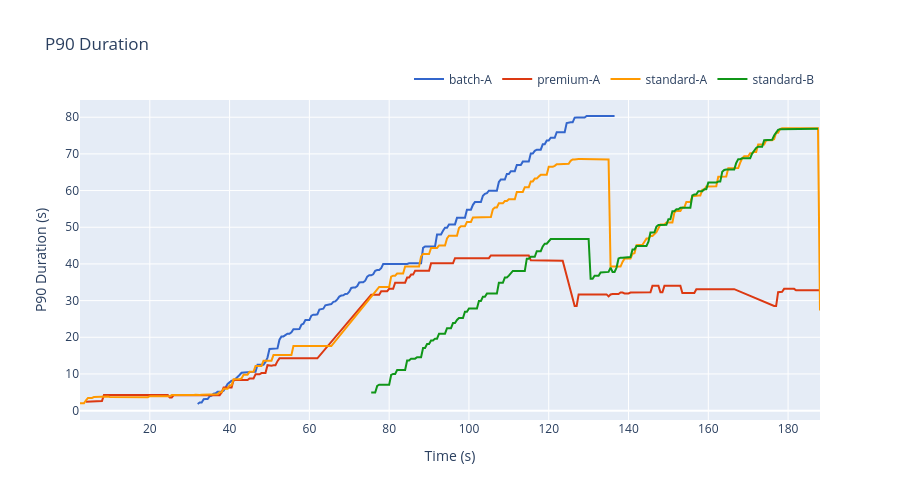

Notebook code for this chart:
### Markdown cell above
## P90 Duration

Line chart showing the 90th percentile request duration for each tenant.

### Code cell
# Create line chart for P90 Duration
fig = go.Figure()

# Add a trace for each tenant
for i, tenant in enumerate(tenants):
    tenant_data = df[df['tenant'] == tenant].sort_values('t')
    # Filter out NaN values for p90_dur
    tenant_data_filtered = tenant_data[tenant_data['p90_dur'].notna()]
    
    fig.add_trace(go.Scatter(
        x=tenant_data_filtered['t'],
        y=tenant_data_filtered['p90_dur'],
        name=tenant,
        mode='lines',
        line=dict(width=2, color=colors[i % len(colors)])
    ))

# Update layout
fig.update_layout(
    title="P90 Duration",
    xaxis_title="Time (s)",
    yaxis_title="P90 Duration (s)",
    hovermode="x unified",
    legend=dict(
        orientation="h",
        yanchor="bottom",
        y=1.02,
        xanchor="right",
        x=1
    ),
    height=500
)

# Store figure for export
figures['p90_duration'] = fig

fig.show()

### Figure 1 — Plotly figure (JSON) as saved in the notebook; plotly's stock layout.template omitted (floating-point values rounded to 4 significant figures; data arrays with more than 128 entries replaced by an {"elided": "..."} marker saying what was removed)
{"data": [{"line": {"color": "#3366CC", "width": 2}, "mode": "lines", "name": "batch-A", "x": {"elided": "210 float values"}, "y": {"elided": "210 float values"}, "type": "scatter"}, {"line": {"color": "#DC3912", "width": 2}, "mode": "lines", "name": "premium-A", "x": {"elided": "319 float values"}, "y": {"elided": "319 float values"}, "type": "scatter"}, {"line": {"color": "#FF9900", "width": 2}, "mode": "lines", "name": "standard-A", "x": {"elided": "350 float values"}, "y": {"elided": "350 float values"}, "type": "scatter"}, {"line": {"color": "#109618", "width": 2}, "mode": "lines", "name": "standard-B", "x": {"elided": "225 float values"}, "y": {"elided": "225 float values"}, "type": "scatter"}], "layout": {"legend": {"orientation": "h", "yanchor": "bottom", "y": 1.02, "xanchor": "right", "x": 1}, "title": {"text": "P90 Duration"}, "xaxis": {"title": {"text": "Time (s)"}}, "yaxis": {"title": {"text": "P90 Duration (s)"}}, "hovermode": "x unified", "height": 500}}
